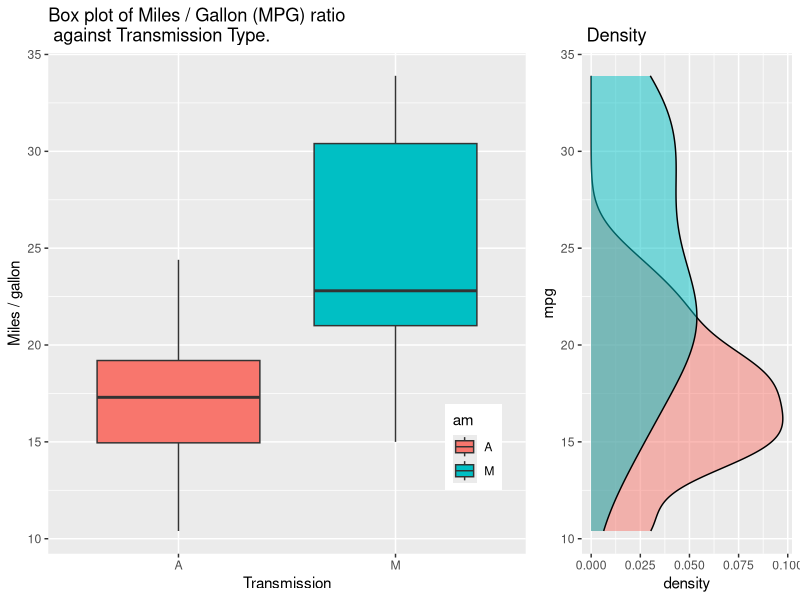
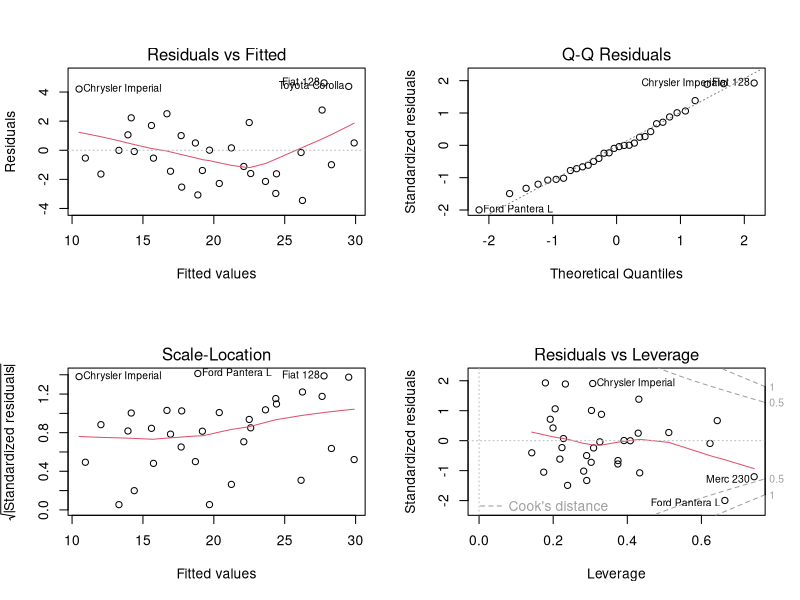

Source code (R) for these figures, in order:
# Loading data
data(mtcars)

# Basic exploration
head(mtcars)
summary(mtcars[,c("mpg","am")])

# Modifying the data
mtcars$am <- factor(mtcars$am, levels=c(0,1), labels=c("A","M"))

# First plot of the data
library(ggplot2)
library(gridExtra)
g1 = ggplot(data=mtcars, aes(x=am,y=mpg, fill=am)) + geom_boxplot()
g1 = g1 + scale_x_discrete("Transmission") + scale_y_continuous("Miles / gallon")
g1 = g1 + ggtitle("Box plot of Miles / Gallon (MPG) ratio \n against Transmission Type.")
g1 = g1 + theme(legend.position=c(0.95,0.3), legend.justification=c(1,1)) 
g2 = ggplot(mtcars, aes(x=mpg, fill=am)) + geom_density(alpha=0.5)
g2 = g2 + coord_flip() + theme(legend.position="none") + labs(title="\n Density")
grid.arrange(g1,g2,ncol=2,nrow=1,widths=c(4,2))

# Fit
fit <- lm(mpg~factor(am), data=mtcars)
summary(fit)

# T-test
t.test(mpg~factor(am),data=mtcars)

# Analysing further correlations:
require(GGally)
g = ggpairs(mtcars[, !(names(mtcars) %in% c("am"))] , lower=list(continuous="smooth"))

# new fit
fit2 <- lm(mpg ~ factor(am) + cyl, data=mtcars)
summary(fit2)

# now with more variables:
fit3 <- lm(mpg ~ factor(am) + cyl + disp + wt, data=mtcars)
summary(fit3)
#anova(fit2,fit3)

# and removing disp that seems not so relevant:
fit4 <- lm(mpg ~ factor(am) + cyl + wt, data=mtcars)
summary(fit4)

# final fit including all variables:
par(mfrow=c(2,2))
fit5 <- lm(mpg ~ ., data=mtcars)
summary(fit5)
plot(fit5)


